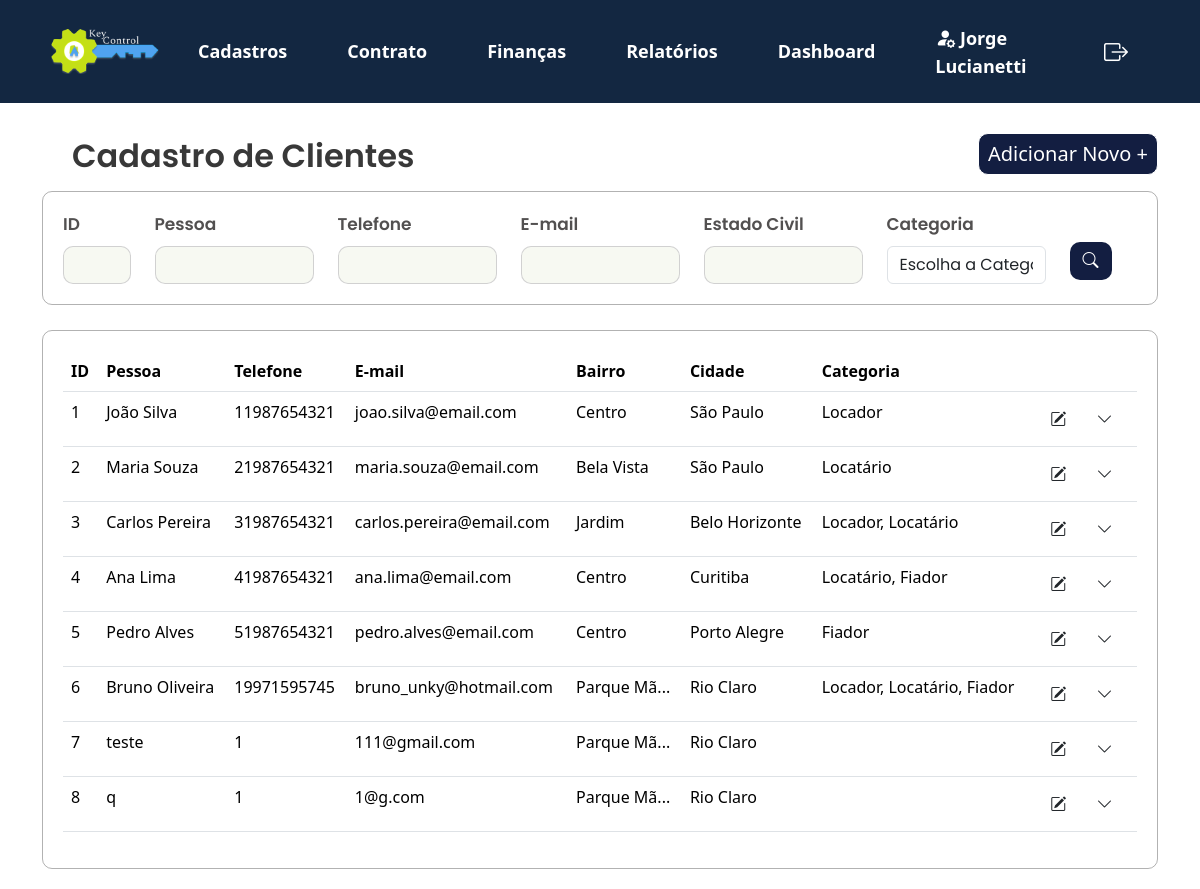
Screenshot of /KeyControl/projeto/views/lista_cliente.php (signed in) with the database file from the repository.
### tables this page shows
CREATE TABLE `cadastro_cliente` (
  `id` int(11) NOT NULL,
  `nome` varchar(100) NOT NULL,
  `cpf_cnpj` varchar(20) NOT NULL,
  `rg_ie` varchar(20) DEFAULT NULL,
  `data_nascimento_fundacao` date DEFAULT NULL,
  `telefone` varchar(20) DEFAULT NULL,
  `email` varchar(100) DEFAULT NULL,
  `estado_civil` varchar(20) DEFAULT NULL,
  `nacionalidade` varchar(50) DEFAULT NULL,
  `profissao` varchar(50) DEFAULT NULL,
  `cep` varchar(10) DEFAULT NULL,
  `rua` varchar(100) DEFAULT NULL,
  `numero` varchar(10) DEFAULT NULL,
  `bairro` varchar(50) DEFAULT NULL,
  `cidade` varchar(50) DEFAULT NULL,
  `estado` varchar(50) DEFAULT NULL,
  `pais` varchar(50) DEFAULT NULL,
  `locador` tinyint(1) DEFAULT 0,
  `locatario` tinyint(1) DEFAULT 0,
  `fiador` tinyint(1) DEFAULT 0,
  `complemento` varchar(255) DEFAULT NULL
);

### KeyControl/projeto/app/controllers/filtros_pessoas.php (called while the page is built, shortened)
<?php
include '../app/controllers/db_conexao.php';
function buildQuery($id, $nome, $telefone, $email, $estado_civil, $cidade, $categoria) {
    $sql = "SELECT * FROM cadastro_cliente WHERE 1=1";
    $params = [];
    return [$sql, $params];
}
$id = $_POST['id'] ?? '';
$nome = $_POST['nome'] ?? '';
$telefone = $_POST['telefone'] ?? '';
$email = $_POST['email'] ?? '';
$estado_civil = $_POST['estado_civil'] ?? '';
$cidade = $_POST['cidade'] ?? '';
$categoria = $_POST['categoria'] ?? '';
list($sql, $params) = buildQuery($id, $nome, $telefone, $email, $estado_civil, $cidade, $categoria);
if (isset($pdo) && $pdo) {
    try {
        $stmt = $pdo->prepare($sql);
        $stmt->execute($params);
        $result = $stmt->fetchAll(PDO::FETCH_ASSOC);
    } catch (Exception $e) {
        echo "Erro na execução da consulta: " . htmlspecialchars($e->getMessage());
    }
} else {
    echo "Erro na conexão com o banco de dados.";
}
?>

### KeyControl/projeto/views/lista_cliente.php (the view, shortened to what this page needs)
<?php
   include '../app/controllers/filtros_pessoas.php';
?>
<!DOCTYPE html>
<html lang="pt-br">
   <head>
      <link href="https://cdn.jsdelivr.net/npm/bootstrap@5.3.3/dist/css/bootstrap.min.css" rel="stylesheet">
      <link rel="stylesheet" href="../public/assets/js/menu.js">
      <link rel="stylesheet" href="https://cdn.jsdelivr.net/npm/bootstrap-icons@1.10.5/font/bootstrap-icons.css">
      <link rel="stylesheet" type="text/css" href="../public/assets/css/style2.css">
   </head>
   <body>
      <?php include 'navbar.php'; ?>
      <section>
         <div class="container">
            <div class="d-flex justify-content-between align-items-center mb-3">
                <h2 class="mb-0">Cadastro de Clientes</h2>
                <a href="../views/cadastro_cliente.php" class="button_adicionarnovo">Adicionar Novo +</a>
            </div>
         </div>
         <div class="container">
            <form method="POST" action="">
               <div class="filtros-container">
                  <div class="row g-12">
                     <div class="col-md-1">
                        <label for="id" class="form-label">ID</label>
                        <input type="text" id="id" class="form-control" name="id" value="<?= htmlspecialchars($_POST['id'] ?? '') ?>">
                     </div>
                     <div class="col-md-2">
                        <label for="nome" class="form-label">Pessoa</label>
                        <input type="text" id="nome" class="form-control" name="nome" value="<?= htmlspecialchars($_POST['nome'] ?? '') ?>">
                     </div>
                     <div class="col-md-2">
                        <label for="telefone" class="form-label">Telefone</label>
                        <input type="text" id="telefone" class="form-control" name="telefone" value="<?= htmlspecialchars($_POST['telefone'] ?? '') ?>">
                     </div>
                     <div class="col-md-2">
                        <label for="email" class="form-label">E-mail</label>
                        <input type="text" id="email" class="form-control" name="email" value="<?= htmlspecialchars($_POST['email'] ?? '') ?>">
                     </div>
                     <div class="col-md-2">
                        <label for="estado_civil" class="form-label">Estado Civil</label>
                        <input type="text" id="estado_civil" class="form-control" name="estado_civil" value="<?= htmlspecialchars($_POST['estado_civil'] ?? '') ?>">
                     </div>
                     <div class="col-md-2 position-relative">
                    <label for="categoria" class="mb-2">Categoria</label>
                        <select class="form-control" name="categoria" id="categoria" onchange="checkSelection('categoria')">
                            <option value="" disabled <?= !isset($_POST['categoria']) ? 'selected' : '' ?>>Escolha a Categoria</option>
                        </select>
                    </div>
                     <div class="col-md-1">
                        <button class="btn btn-buscar" type="submit">
                           <i class="bi bi-search"></i>
                        </button>
                     </div>
                  </div>
               </div>
            </form>
         </div>
      </section>
      <section>
         <div class="container">
            <div class="card_relatório">
               <table class="table table-hover">
                  <thead>
                     <tr>
                        <th>ID</th>
                        <th>Pessoa</th>
                        <th>Telefone</th>
                        <th>E-mail</th>
                        <th>Bairro</th>
                        <th>Cidade</th>
                        <th>Categoria</th>
                        <th></th>
                     </tr>
                  </thead>
                  <tbody>
                     <?php
                     if ($result && count($result) > 0) {
                         foreach ($result as $row) {
                             $categorias = [];
                             if ($row['locador']) {
                                 $categorias[] = 'Locador';
                             }
                             if ($row['locatario']) {
                                 $categorias[] = 'Locatário';
                             }
                             if ($row['fiador']) {
                                 $categorias[] = 'Fiador';
                             }
                             $categoriaTexto = implode(', ', $categorias);
                             echo "<tr>
                                     <td>" . htmlspecialchars($row['id']) . "</td>
                                     <td>" . htmlspecialchars($row['nome']) . "</td>
                                     <td>" . htmlspecialchars($row['telefone']) . "</td>
                                     <td>" . htmlspecialchars($row['email']) . "</td>
                                     <td>" . htmlspecialchars(substr($row['bairro'], 0, 10) . (strlen($row['bairro']) > 10 ? '...' : '')) . "</td>
                                     <td>" . htmlspecialchars($row['cidade']) . "</td>
                                     <td>" . htmlspecialchars($categoriaTexto) . "</td>
                                     <td>
                                         <button class='btn' onclick='editRecord(" . htmlspecialchars($row['id']) . ")'>
                                             <i class='bi bi-pencil-square'></i>
                                         </button>
                                         <button class='btn' onclick='toggleSubMenu(this)'>
                                             <i class='bi bi-chevron-down'></i>
                                         </button>
                                         <div class='submenu' style='display: none;'>
                                             <div class='submenu-options'>
                                                 <button class='imprimir' onclick='printInfo(" . htmlspecialchars($row['id']) . ")'>
                                                     <i class='bi bi-printer'></i> Imprimir
                                                 </button>
                                                 <button class='email' onclick='sendEmail(\"" . htmlspecialchars($row['email'] ?? '') . "\")'>
                                                     <i class='bi bi-envelope'></i> E-mail
                                                 </button>
                                                 <button class='excluir' onclick='deleteRecord(" . htmlspecialchars($row['id']) . ")'>
                                                     <i class='bi bi-trash'></i> Excluir
                                                 </button>
                                             </div>
                                         </div>
                                     </td>
                                 </tr>";
                         }
                     } else {
                         echo "<tr><td colspan='9'>Nenhum registro encontrado</td></tr>";
                     }
                     ?>
                  </tbody>
               </table>
            </div>
         </div>
      </section>
   </body>
</html>

### KeyControl/projeto/views/navbar.php (shortened to what this page needs)
<head>
  <link rel="stylesheet" type="text/css" href="../public/assets/css/style1.css">
</head>
<nav class="navbar navbar-expand-sm">
  <div class="container">
    <div class="collapse navbar-collapse" id="navbarNavDropdown">
      <ul class="navbar-nav align-items-center">
        <li>
          <a class="nav-link" href="../views/home.php"><img src="../public/assets/img/Logomarca.png" width="110px"></a>
        </li>
      </ul>
      <ul class="navbar-nav align-items-center">
        <li class="nav-item dropdown">
          <a class="nav-link" href="#" id="drop" role="button" data-bs-toggle="dropdown" aria-expanded="false">
            Cadastros
          </a>
        </li>
      </ul>
      <ul class="navbar-nav align-items-center">
      <li class="nav-item dropdown">
          <a class="nav-link" href="#" id="drop" role="button" data-bs-toggle="dropdown" aria-expanded="false">
            Contrato
          </a>
        </li>
      </ul>
      <ul class="navbar-nav align-items-center">
        <li class="nav-item dropdown">
          <a class="nav-link" href="#" id="drop" role="button" data-bs-toggle="dropdown" aria-expanded="true">
            Finanças
          </a>
        </li>
      </ul>
      <ul class="navbar-nav align-items-center">
        <li class="nav-item dropdown">
          <a class="nav-link" href="#" id="drop" role="button" data-bs-toggle="dropdown" aria-expanded="false">
            Relatórios
          </a>
        </li>
      </ul>
      <ul class="navbar-nav align-items-center">
        <li class="nav-item dropdown">
          <a class="nav-link" href="#">Dashboard</a>
        </li>
      </ul>
      <ul class="navbar-nav align-items-center">
        <li class="nav-item dropdown">
          <a class="nav-link" href="../views/perfil.php"><i class="bi bi-person-fill-gear fs-5"></i> <?php echo htmlspecialchars($_SESSION['user_name'] ?? 'Usuário'); ?></a>
        </li>
      </ul>
      <ul class="navbar-nav align-items-center">
        <li class="nav-item dropdown">
          <a class="nav-link" href="../app/controllers/logout.php"><i class="bi bi-box-arrow-right fs-4"></i></a>
        </li>
      </ul>
    </div>
  </div>
</nav>

### KeyControl/projeto/public/assets/css/style2.css (style rules this page uses)
h2 { font-family: "Poppins", sans-serif; font-weight: 600; font-style: normal; color: #383838; margin: 30px; }
.container h2 { position: relative; z-index: 1; }
nav { z-index: 3 !important; }
form { font-family: "Poppins", sans-serif; font-style: normal; font-weight: 600; font-size: 17px; color: rgb(82, 80, 80); }
input.form-control { background-color: #F7F9F2; color: #333; border: 0px; }
h2.mb-0 { margin-block: auto; }
.filtros-container input.form-control { border: 1px solid #3838383b; border-radius: 10px; }
.filtros-container { width: auto; height: auto; border: 1px solid #38383862; border-radius: 10px; padding: 20px; display: flex; }
.filtros-container .btn-buscar { margin-top: 30px; }
.btn-buscar { background-color: #131E41; color: white; border-radius: 10px; }
.card_relatório { width: auto; height: auto; border: 1px solid #38383862; border-radius: 10px; margin-top: 25px; margin-bottom: 20px; padding: 20px; }
.button_adicionarnovo { border: 1px solid; border-radius: 10px; background-color: #131E41; width: 180px; height: 42px; align-items: center; display: flex; justify-content: center; align-items: center; text-align: center; color: #ffffff; font-size: 20px; text-decoration: none; }

### KeyControl/projeto/public/assets/css/style1.css (style rules this page uses)
nav { background-color: #132741; margin-bottom: 30px; }
nav .nav-link { color: white; font-size: 18px; font-weight: 600; }
nav .nav-item { margin: 7px; padding: 0 15px; }
nav i { width: 100%; }

### rows the page displays
cadastro_cliente: id "1", nome "João Silva", telefone "11987654321", email "joao.silva@email.com", bairro "Centro", cidade "São Paulo", categoriaTexto "Locador"
cadastro_cliente: id "2", nome "Maria Souza", telefone "21987654321", email "maria.souza@email.com", bairro "Bela Vista", cidade "São Paulo", categoriaTexto "Locatário"
cadastro_cliente: id "3", nome "Carlos Pereira", telefone "31987654321", email "carlos.pereira@email.com", bairro "Jardim", cidade "Belo Horizonte", categoriaTexto "Locador, Locatário"
cadastro_cliente: id "4", nome "Ana Lima", telefone "41987654321", email "ana.lima@email.com", bairro "Centro", cidade "Curitiba", categoriaTexto "Locatário, Fiador"
cadastro_cliente: id "5", nome "Pedro Alves", telefone "51987654321", email "pedro.alves@email.com", bairro "Centro", cidade "Porto Alegre", categoriaTexto "Fiador"
cadastro_cliente: id "6", nome "Bruno Oliveira", telefone "19971595745", email "bruno_unky@hotmail.com", bairro "Parque Mã...", cidade "Rio Claro", categoriaTexto "Locador, Locatário, Fiador"
cadastro_cliente: id "7", nome "teste", telefone "1", email "111@gmail.com", bairro "Parque Mã...", cidade "Rio Claro"
cadastro_cliente: id "8", nome "q", telefone "1", email "1@g.com", bairro "Parque Mã...", cidade "Rio Claro"

### other values shown
$_SESSION['user_name'] "Jorge Lucianetti"
